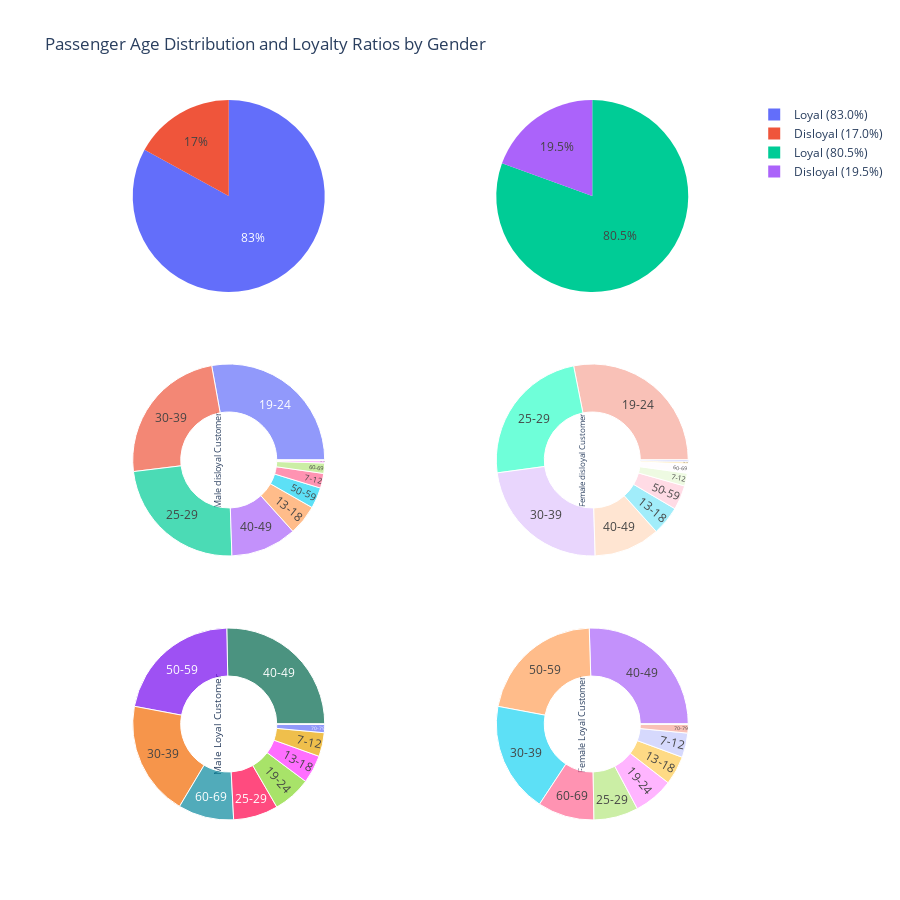

The cell this chart's notebook holds for it:
### Markdown cell above
### By Loyalty

### Code cell
# Group the data by gender, loyalty, and age range, and count the number of records in each group
grouped = df.groupby(['Gender', 'Customer Type', 'Age Range']).size().reset_index(name='Count')

# Calculate the percentage of records for each gender and loyalty
loyalty_percentages = df.groupby('Gender')['Customer Type'].value_counts(normalize=True).unstack() * 100

# Create a 2x3 grid of subplots
fig = make_subplots(rows=3, cols=2, specs=[[{'type': 'pie'}, {'type': 'pie'}], [{'type': 'sunburst'}, {'type': 'sunburst'}], [{'type': 'sunburst'}, {'type': 'sunburst'}]])

# Create pie charts for the male and female loyalty ratios
for index, gender in enumerate(['Male', 'Female']):
    total_count = grouped.loc[grouped['Gender'] == gender, 'Count'].sum()
    loyalty_ratio = loyalty_percentages.loc[gender, 'Loyal Customer']
    disloyalty_ratio = loyalty_percentages.loc[gender, 'disloyal Customer']
    
    fig.add_pie(values=[loyalty_ratio, disloyalty_ratio], labels=[f"Loyal ({loyalty_ratio:.1f}%)", f"Disloyal ({disloyalty_ratio:.1f}%)"], row=1, col=index+1, name=f"{gender} Loyalty Ratio")

# Create sunburst plots for each gender and loyalty combination (disloyal and loyal customers)
for index, gender, loyalty in zip(range(2, 6), ['Male', 'Female']*2, ['disloyal Customer']*2 + ['Loyal Customer']*2):
    # Filter the data for the current gender and loyalty combination
    data = grouped[(grouped['Gender'] == gender) & (grouped['Customer Type'] == loyalty)]
    
    # Create a sunburst plot of the age distribution for this gender and loyalty combination
    sunburst = go.Sunburst(
        ids=[f"{gender} {loyalty}/{age_range}" for age_range in data['Age Range']],
        labels=data['Age Range'],
        parents=[f"{gender} {loyalty}"] * len(data),
        values=data['Count'],
        branchvalues='total',
    )
    
    fig.add_trace(sunburst, row=(index//2)+1, col=(index % 2)+1)

fig.update_layout(title='Passenger Age Distribution and Loyalty Ratios by Gender', height=900)
fig.show()

### Figure 1 — Plotly figure (JSON) as saved in the notebook; plotly's stock layout.template omitted (floating-point values rounded to 4 significant figures)
{"data": [{"domain": {"x": [0, 0.45], "y": [0.7333, 1]}, "labels": ["Loyal (83.0%)", "Disloyal (17.0%)"], "name": "Male Loyalty Ratio", "type": "pie", "values": [82.98, 17.02]}, {"domain": {"x": [0.55, 1], "y": [0.7333, 1]}, "labels": ["Loyal (80.5%)", "Disloyal (19.5%)"], "name": "Female Loyalty Ratio", "type": "pie", "values": [80.52, 19.48]}, {"branchvalues": "total", "domain": {"x": [0, 0.45], "y": [0.3667, 0.6333]}, "ids": ["Male disloyal Customer/0-6", "Male disloyal Customer/7-12", "Male disloyal Customer/13-18", "Male disloyal Customer/19-24", "Male disloyal Customer/25-29", "Male disloyal Customer/30-39", "Male disloyal Customer/40-49", "Male disloyal Customer/50-59", "Male disloyal Customer/60-69", "Male disloyal Customer/70-79", "Male disloyal Customer/80+"], "labels": ["0-6", "7-12", "13-18", "19-24", "25-29", "30-39", "40-49", "50-59", "60-69", "70-79", "80+"], "parents": ["Male disloyal Customer", "Male disloyal Customer", "Male disloyal Customer", "Male disloyal Customer", "Male disloyal Customer", "Male disloyal Customer", "Male disloyal Customer", "Male disloyal Customer", "Male disloyal Customer", "Male disloyal Customer", "Male disloyal Customer"], "type": "sunburst", "values": [0, 216, 444, 2426, 2056, 2098, 970, 306, 152, 35, 9]}, {"branchvalues": "total", "domain": {"x": [0.55, 1], "y": [0.3667, 0.6333]}, "ids": ["Female disloyal Customer/0-6", "Female disloyal Customer/7-12", "Female disloyal Customer/13-18", "Female disloyal Customer/19-24", "Female disloyal Customer/25-29", "Female disloyal Customer/30-39", "Female disloyal Customer/40-49", "Female disloyal Customer/50-59", "Female disloyal Customer/60-69", "Female disloyal Customer/70-79", "Female disloyal Customer/80+"], "labels": ["0-6", "7-12", "13-18", "19-24", "25-29", "30-39", "40-49", "50-59", "60-69", "70-79", "80+"], "parents": ["Female disloyal Customer", "Female disloyal Customer", "Female disloyal Customer", "Female disloyal Customer", "Female disloyal Customer", "Female disloyal Customer", "Female disloyal Customer", "Female disloyal Customer", "Female disloyal Customer", "Female disloyal Customer", "Female disloyal Customer"], "type": "sunburst", "values": [0, 222, 503, 2887, 2468, 2396, 1144, 422, 158, 44, 25]}, {"branchvalues": "total", "domain": {"x": [0, 0.45], "y": [0, 0.2667]}, "ids": ["Male Loyal Customer/0-6", "Male Loyal Customer/7-12", "Male Loyal Customer/13-18", "Male Loyal Customer/19-24", "Male Loyal Customer/25-29", "Male Loyal Customer/30-39", "Male Loyal Customer/40-49", "Male Loyal Customer/50-59", "Male Loyal Customer/60-69", "Male Loyal Customer/70-79", "Male Loyal Customer/80+"], "labels": ["0-6", "7-12", "13-18", "19-24", "25-29", "30-39", "40-49", "50-59", "60-69", "70-79", "80+"], "parents": ["Male Loyal Customer", "Male Loyal Customer", "Male Loyal Customer", "Male Loyal Customer", "Male Loyal Customer", "Male Loyal Customer", "Male Loyal Customer", "Male Loyal Customer", "Male Loyal Customer", "Male Loyal Customer", "Male Loyal Customer"], "type": "sunburst", "values": [0, 1704, 2014, 2733, 3201, 8234, 10754, 9224, 3985, 583, 33]}, {"branchvalues": "total", "domain": {"x": [0.55, 1], "y": [0, 0.2667]}, "ids": ["Female Loyal Customer/0-6", "Female Loyal Customer/7-12", "Female Loyal Customer/13-18", "Female Loyal Customer/19-24", "Female Loyal Customer/25-29", "Female Loyal Customer/30-39", "Female Loyal Customer/40-49", "Female Loyal Customer/50-59", "Female Loyal Customer/60-69", "Female Loyal Customer/70-79", "Female Loyal Customer/80+"], "labels": ["0-6", "7-12", "13-18", "19-24", "25-29", "30-39", "40-49", "50-59", "60-69", "70-79", "80+"], "parents": ["Female Loyal Customer", "Female Loyal Customer", "Female Loyal Customer", "Female Loyal Customer", "Female Loyal Customer", "Female Loyal Customer", "Female Loyal Customer", "Female Loyal Customer", "Female Loyal Customer", "Female Loyal Customer", "Female Loyal Customer"], "type": "sunburst", "values": [0, 1748, 2058, 2860, 3187, 7931, 10828, 9151, 4051, 616, 28]}], "layout": {"height": 900, "title": {"text": "Passenger Age Distribution and Loyalty Ratios by Gender"}}}
